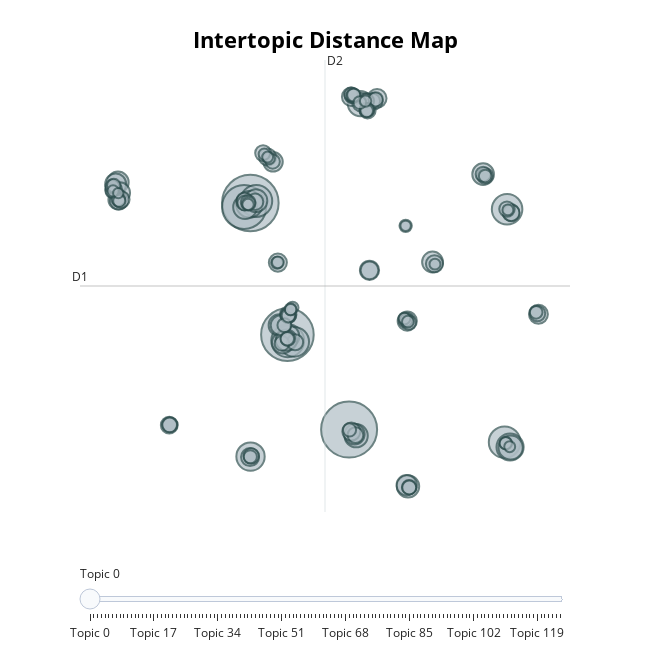

Notebook source saved alongside this figure:
### Code cell
import bertopic
import pandas as pd

# Create a DataFrame with the documents
df = pd.DataFrame(text_data, columns=['documents'])

# Create a Bertopic model
model = bertopic.BERTopic()

# Fit the model to the documents
topics, _ = model.fit_transform(df['documents'])

# Visualize the topics
model.visualize_topics()
